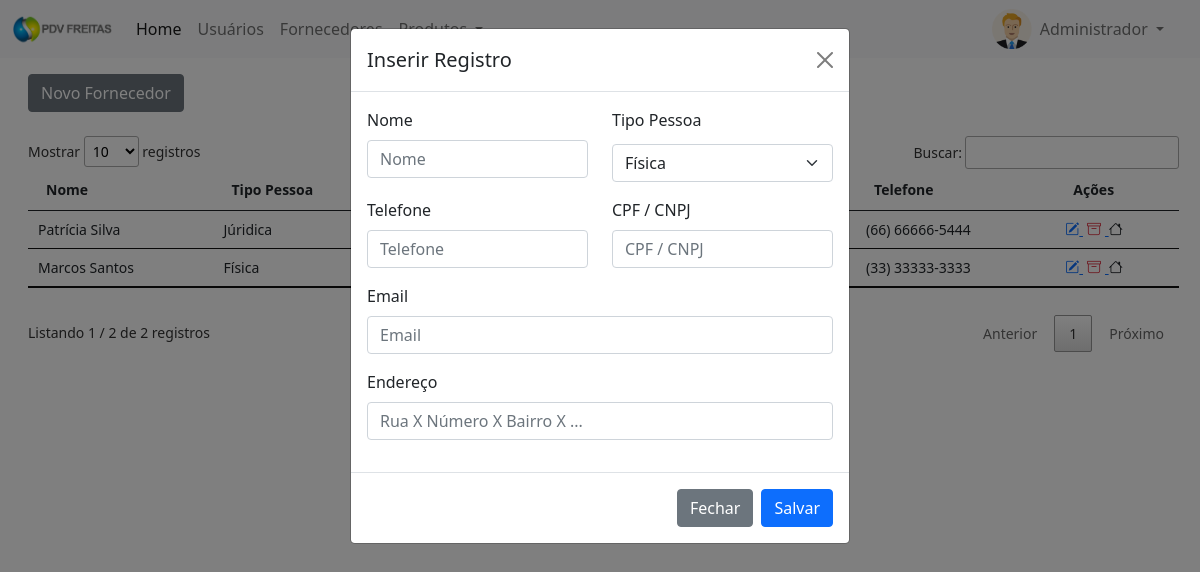
/pdv/painel-adm/index.php?pagina=fornecedores&funcao=novo (signed in), run on the app's committed database.
### tables this page shows
CREATE TABLE `usuarios` (
  `id` int(11) NOT NULL,
  `nome` varchar(50) NOT NULL,
  `email` varchar(50) NOT NULL,
  `cpf` varchar(20) NOT NULL,
  `senha` varchar(20) NOT NULL,
  `nivel` varchar(20) NOT NULL
);

CREATE TABLE `fornecedores` (
  `id` int(11) NOT NULL,
  `nome` varchar(50) NOT NULL,
  `tipo_pessoa` varchar(10) NOT NULL,
  `cpf` varchar(20) DEFAULT NULL,
  `email` varchar(50) DEFAULT NULL,
  `telefone` varchar(20) DEFAULT NULL,
  `endereco` varchar(120) DEFAULT NULL
);

### pdv/config.php (called while the page is built, shortened)
<?php
$senha = '';
 ?>

### pdv/painel-adm/index.php (the view, shortened to what this page needs)
<?php
require_once('../conexao.php');
$menu1 = 'home';
$menu2 = 'usuarios';
$menu3 = 'fornecedores';
$query = $pdo->query("SELECT * from usuarios WHERE id = '$_SESSION[id_usuario]'");
$res = $query->fetchAll(PDO::FETCH_ASSOC);
$nome_usu = $res[0]['nome'];
 ?>
<!DOCTYPE html>
<html>
<head>
	<link href="https://cdn.jsdelivr.net/npm/bootstrap@5.0.0-beta1/dist/css/bootstrap.min.css" rel="stylesheet">
	<link rel="stylesheet" type="text/css" href="../vendor/DataTables/datatables.min.css"/>
	<link rel="stylesheet" href="https://cdn.jsdelivr.net/npm/bootstrap-icons@1.3.0/font/bootstrap-icons.css">
</head>
<body>
	<nav class="navbar navbar-expand-lg navbar-light bg-light">
  <div class="container-fluid">
    <a class="navbar-brand" href="index.php">
    	<img src="../img/logo-texto-escuro.png" width="100">
    </a>
    <div class="collapse navbar-collapse" id="navbarSupportedContent">
      <ul class="navbar-nav me-auto mb-2 mb-lg-0">
        <li class="nav-item">
          <a class="nav-link active" aria-current="page" href="index.php?pagina=<?php echo $menu1 ?>">Home</a>
        </li>
        <li class="nav-item">
          <a class="nav-link" href="index.php?pagina=<?php echo $menu2 ?>">Usuários</a>
        </li>
         <li class="nav-item">
          <a class="nav-link" href="index.php?pagina=<?php echo $menu3 ?>">Fornecedores</a>
        </li>
        <li class="nav-item dropdown">
          <a class="nav-link dropdown-toggle" href="#" id="navbarDropdown" role="button" data-bs-toggle="dropdown" aria-expanded="false">
          </a>
        </li>
      </ul>
      <div class="d-flex mx-3">
        <img src="../img/icone-user.png" width="40px" height="40px">
    <div class="collapse navbar-collapse" id="navbarNavDarkDropdown">
      <ul class="navbar-nav">
        <li class="nav-item dropdown">
          <a class="nav-link dropdown-toggle" href="#" id="navbarDarkDropdownMenuLink" role="button" data-bs-toggle="dropdown" aria-expanded="false">
            <?php echo $nome_usu ?>
          </a>
        </li>
      </ul>
    </div>
       </div>
    </div>
  </div>
</nav>
<div class="container-fluid mt-2 mx-3">
<?php
if(@$_GET['pagina'] == $menu1){
	require_once($menu1. '.php');
}
else if(@$_GET['pagina'] == $menu2){
	require_once($menu2. '.php');
}
else if(@$_GET['pagina'] == $menu3){
	require_once($menu3. '.php');
}
 ?>
</div>
</body>
</html>

### pdv/painel-adm/fornecedores.php (shortened to what this page needs)
<?php
$pag = 'fornecedores';
require_once('../conexao.php');
?>
<a href="index.php?pagina=<?php echo $pag ?>&funcao=novo" type="button" class="btn btn-secondary mt-2">Novo Fornecedor</a>
<div class="mt-4" style="margin-right:25px">
	<?php
	$query = $pdo->query("SELECT * from fornecedores order by id desc");
	$res = $query->fetchAll(PDO::FETCH_ASSOC);
	$total_reg = @count($res);
	if($total_reg > 0){
		?>
		<small>
			<table id="example" class="table table-hover my-4" style="width:100%">
				<thead>
					<tr>
						<th>Nome</th>
						<th>Tipo Pessoa</th>
						<th>CPF / CNPJ</th>
						<th>Email</th>
						<th>Telefone</th>
						<th>Ações</th>
					</tr>
				</thead>
				<tbody>
					<?php
					for($i=0; $i < $total_reg; $i++){
							?>
						<tr>
							<td><?php echo $res[$i]['nome'] ?></td>
							<td><?php echo $res[$i]['tipo_pessoa'] ?></td>
							<td><?php echo $res[$i]['cpf'] ?></td>
							<td><?php echo $res[$i]['email'] ?></td>
							<td><?php echo $res[$i]['telefone'] ?></td>
							<td>
								<a href="index.php?pagina=<?php echo $pag ?>&funcao=editar&id=<?php echo $res[$i]['id'] ?>" title="Editar Registro">
									<i class="bi bi-pencil-square text-primary"></i>
								</a>
								<a href="index.php?pagina=<?php echo $pag ?>&funcao=deletar&id=<?php echo $res[$i]['id'] ?>" title="Excluir Registro">
									<i class="bi bi-archive text-danger mx-1"></i>
								</a>
								<a href="#" onclick="mostrarDados('<?php echo $res[$i]['endereco'] ?>', '<?php echo $res[$i]['nome'] ?>')" title="Ver Endereço">
									<i class="bi bi-house text-dark"></i></i>
								</a>
							</td>
						</tr>
					<?php } ?>
				</tbody>
			</table>
		</small>
	<?php }else{
		echo '<p>Não existem dados para serem exibidos!!';
	} ?>
</div>
<?php
if(@$_GET['funcao'] == "editar"){
	$titulo_modal = 'Editar Registro';
	$query = $pdo->query("SELECT * from fornecedores where id = '$_GET[id]'");
	$res = $query->fetchAll(PDO::FETCH_ASSOC);
	$total_reg = @count($res);
	if($total_reg > 0){
		$nome = $res[0]['nome'];
		$email = $res[0]['email'];
		$cpf = $res[0]['cpf'];
		$telefone = $res[0]['telefone'];
		$endereco = $res[0]['endereco'];
		$tipo_pessoa = $res[0]['tipo_pessoa'];
	}
}else{
	$titulo_modal = 'Inserir Registro';
}
?>
<div class="modal fade" tabindex="-1" id="modalCadastrar" data-bs-backdrop="static">
	<div class="modal-dialog">
		<div class="modal-content">
			<div class="modal-header">
				<h5 class="modal-title"><?php echo $titulo_modal ?></h5>
				<button type="button" class="btn-close" data-bs-dismiss="modal" aria-label="Close"></button>
			</div>
			<form method="POST" id="form">
				<div class="modal-body">
					<div class="row">
						<div class="col-md-6">
							<div class="mb-3">
								<label for="exampleFormControlInput1" class="form-label">Nome</label>
								<input type="text" class="form-control" id="nome" name="nome" placeholder="Nome" required="" value="<?php echo @$nome ?>">
							</div>
						</div>
						<div class="col-md-6">
							<div class="mb-3">
								<label for="exampleFormControlInput1" class="form-label">Tipo Pessoa</label>
								<select class="form-select mt-1" aria-label="Default select example" name="tipo">
									<option <?php if(@$tipo == 'Física'){ ?> selected <?php } ?>  value="Física">Física</option>
								</select>
							</div>
						</div>
					</div>
					<div class="row">
						<div class="col-md-6">
							<div class="mb-3">
								<label for="exampleFormControlInput1" class="form-label">Telefone</label>
								<input type="text" class="form-control" id="telefone" name="telefone" placeholder="Telefone" required="" value="<?php echo @$telefone ?>">
							</div>
						</div>
						<div class="col-md-6">
							<div class="mb-3">
								<label for="exampleFormControlInput1" class="form-label">CPF / CNPJ</label>
								<input type="text" class="form-control" id="doc" name="cpf" placeholder="CPF / CNPJ"  value="<?php echo @$cpf ?>">
							</div>
						</div>
					</div>
					<div class="mb-3">
						<label for="exampleFormControlInput1" class="form-label">Email</label>
						<input type="email" class="form-control" id="email" name="email" placeholder="Email"  value="<?php echo @$email ?>">
					</div>
					<div class="mb-3">
						<label for="exampleFormControlInput1" class="form-label">Endereço</label>
						<input type="text" class="form-control" id="endereco" name="endereco" placeholder="Rua X Número X Bairro X ..."  value="<?php echo @$senha ?>">
					</div>
				</div>
				<div class="modal-footer">
					<button type="button" id="btn-fechar" class="btn btn-secondary" data-bs-dismiss="modal">Fechar</button>
					<button name="btn-salvar" id="btn-salvar" type="submit" class="btn btn-primary">Salvar</button>
				</div>
			</form>
		</div>
	</div>
</div>

### data on the page
usuarios: nome "Administrador"
fornecedores: nome "Patrícia Silva", tipo_pessoa "Júridica", telefone "(66) 66666-5444"
fornecedores: nome "Marcos Santos", tipo_pessoa "Física", telefone "(33) 33333-3333"

### other printed values
$titulo_modal "Inserir Registro"
